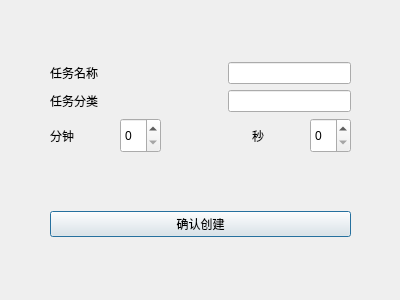
<?xml version="1.0" encoding="UTF-8"?>
<ui version="4.0">
 <class>new_dlg</class>
 <widget class="QDialog" name="new_dlg">
  <property name="geometry">
   <rect>
    <x>0</x>
    <y>0</y>
    <width>400</width>
    <height>300</height>
   </rect>
  </property>
  <property name="windowTitle">
   <string>新建番茄钟</string>
  </property>
  <widget class="QWidget" name="layoutWidget">
   <property name="geometry">
    <rect>
     <x>50</x>
     <y>10</y>
     <width>301</width>
     <height>281</height>
    </rect>
   </property>
   <layout class="QVBoxLayout" name="verticalLayout_2">
    <item>
     <layout class="QVBoxLayout" name="verticalLayout">
      <item>
       <layout class="QHBoxLayout" name="horizontalLayout_4">
        <item>
         <widget class="QLabel" name="label">
          <property name="text">
           <string>任务名称</string>
          </property>
         </widget>
        </item>
        <item>
         <spacer name="horizontalSpacer">
          <property name="orientation">
           <enum>Qt::Horizontal</enum>
          </property>
          <property name="sizeHint" stdset="0">
           <size>
            <width>40</width>
            <height>20</height>
           </size>
          </property>
         </spacer>
        </item>
        <item>
         <widget class="QLineEdit" name="le_name"/>
        </item>
       </layout>
      </item>
      <item>
       <layout class="QHBoxLayout" name="horizontalLayout_5">
        <item>
         <widget class="QLabel" name="label_2">
          <property name="text">
           <string>任务分类</string>
          </property>
         </widget>
        </item>
        <item>
         <spacer name="horizontalSpacer_2">
          <property name="orientation">
           <enum>Qt::Horizontal</enum>
          </property>
          <property name="sizeHint" stdset="0">
           <size>
            <width>40</width>
            <height>20</height>
           </size>
          </property>
         </spacer>
        </item>
        <item>
         <widget class="QLineEdit" name="le_category"/>
        </item>
       </layout>
      </item>
      <item>
       <layout class="QHBoxLayout" name="horizontalLayout_3">
        <item>
         <layout class="QHBoxLayout" name="horizontalLayout">
          <item>
           <widget class="QLabel" name="label_3">
            <property name="text">
             <string>分钟</string>
            </property>
           </widget>
          </item>
          <item>
           <spacer name="horizontalSpacer_3">
            <property name="orientation">
             <enum>Qt::Horizontal</enum>
            </property>
            <property name="sizeHint" stdset="0">
             <size>
              <width>40</width>
              <height>20</height>
             </size>
            </property>
           </spacer>
          </item>
          <item>
           <widget class="QSpinBox" name="spin_hour">
            <property name="minimumSize">
             <size>
              <width>35</width>
              <height>35</height>
             </size>
            </property>
            <property name="maximum">
             <number>59</number>
            </property>
           </widget>
          </item>
         </layout>
        </item>
        <item>
         <spacer name="horizontalSpacer_5">
          <property name="orientation">
           <enum>Qt::Horizontal</enum>
          </property>
          <property name="sizeHint" stdset="0">
           <size>
            <width>40</width>
            <height>20</height>
           </size>
          </property>
         </spacer>
        </item>
        <item>
         <layout class="QHBoxLayout" name="horizontalLayout_2">
          <item>
           <widget class="QLabel" name="label_4">
            <property name="text">
             <string>秒</string>
            </property>
           </widget>
          </item>
          <item>
           <spacer name="horizontalSpacer_4">
            <property name="orientation">
             <enum>Qt::Horizontal</enum>
            </property>
            <property name="sizeHint" stdset="0">
             <size>
              <width>40</width>
              <height>20</height>
             </size>
            </property>
           </spacer>
          </item>
          <item>
           <widget class="QSpinBox" name="spin_minute">
            <property name="minimumSize">
             <size>
              <width>35</width>
              <height>35</height>
             </size>
            </property>
            <property name="maximum">
             <number>59</number>
            </property>
           </widget>
          </item>
         </layout>
        </item>
       </layout>
      </item>
     </layout>
    </item>
    <item>
     <widget class="QPushButton" name="btn_new">
      <property name="text">
       <string>确认创建</string>
      </property>
     </widget>
    </item>
   </layout>
  </widget>
 </widget>
 <resources/>
 <connections/>
</ui>
